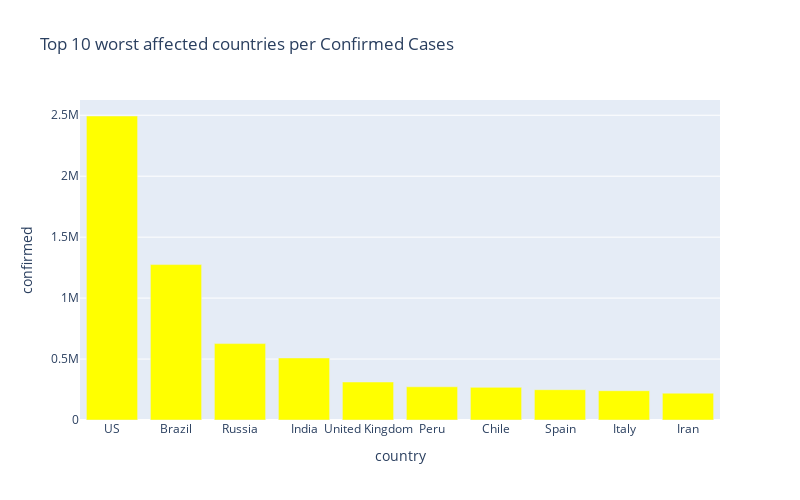

Notebook code for this chart:
### Markdown cell above
# <h1><center>Bar plots showing the worst affected countries</center></h1>

### Code cell
px.bar(
sorted_country_df.head(10),
x='country',
y='confirmed',
title='Top 10 worst affected countries per Confirmed Cases', 
color_discrete_sequence=['yellow'],
height=500,
width=800)

### Figure 1 — Plotly figure (JSON) as saved in the notebook; plotly's stock layout.template omitted (floating-point values rounded to 4 significant figures)
{"data": [{"alignmentgroup": "True", "hovertemplate": "country=%{x}<br>confirmed=%{y}<extra></extra>", "legendgroup": "", "marker": {"color": "yellow"}, "name": "", "offsetgroup": "", "orientation": "v", "showlegend": false, "textposition": "auto", "type": "bar", "x": ["US", "Brazil", "Russia", "India", "United Kingdom", "Peru", "Chile", "Spain", "Italy", "Iran"], "xaxis": "x", "y": [2493873, 1274974, 626779, 508953, 311727, 272364, 267766, 248469, 240136, 220180], "yaxis": "y"}], "layout": {"barmode": "relative", "height": 500, "legend": {"tracegroupgap": 0}, "title": {"text": "Top 10 worst affected countries per Confirmed Cases"}, "width": 800, "xaxis": {"anchor": "y", "domain": [0, 1], "title": {"text": "country"}}, "yaxis": {"anchor": "x", "domain": [0, 1], "title": {"text": "confirmed"}}}}
